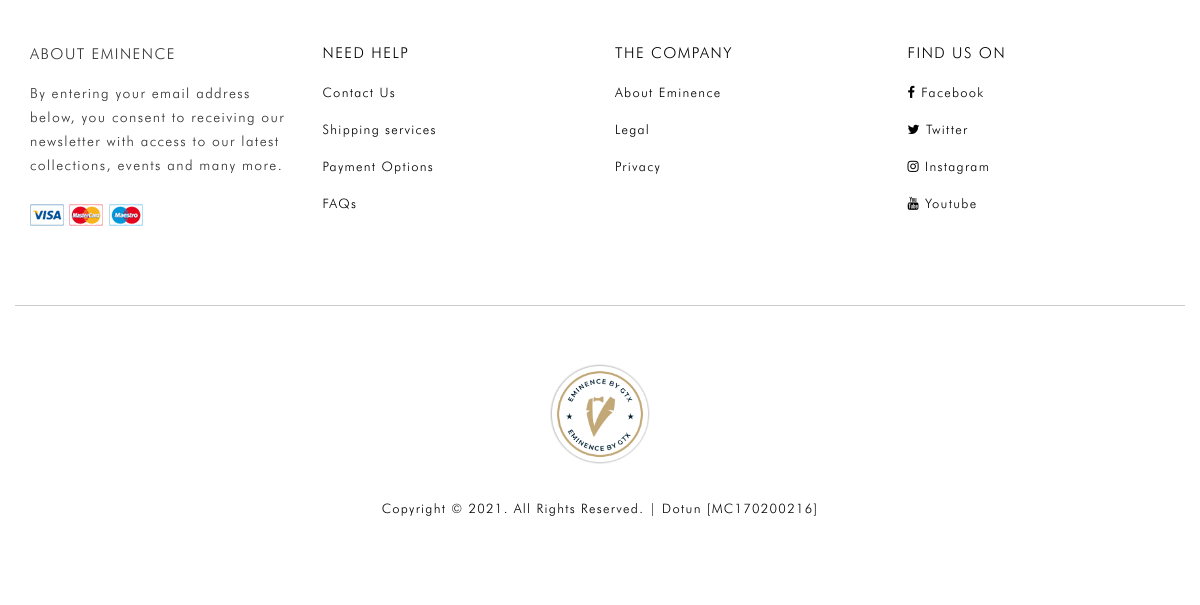
The page / (signed in, lower part) on the database as committed earlier.
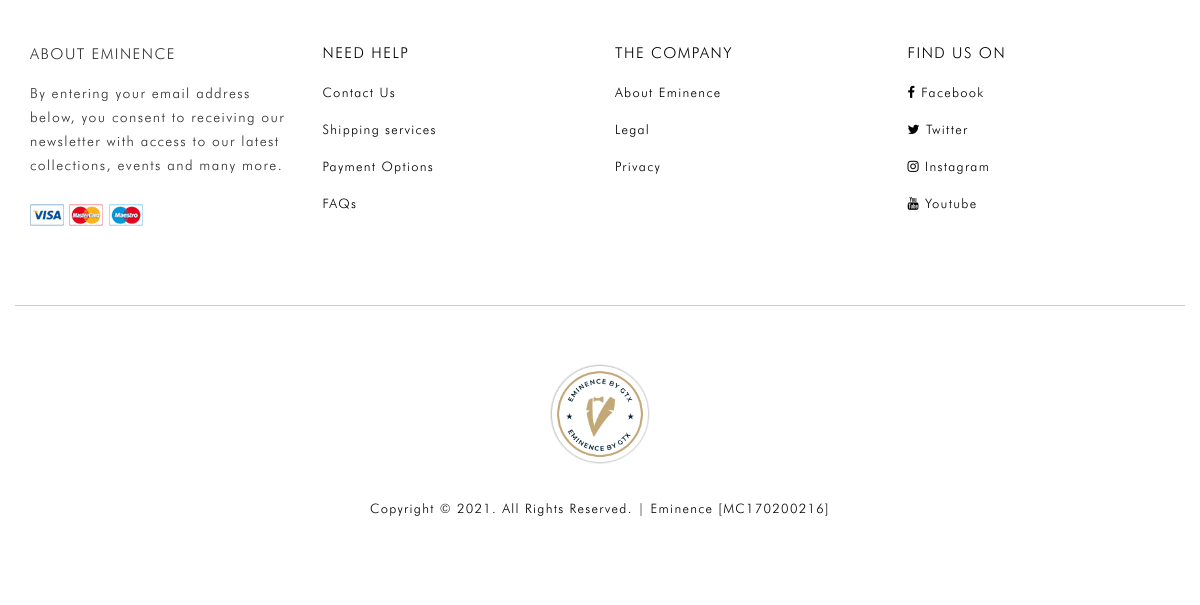
The same page on the database as committed later.
### tables this page shows
CREATE TABLE `tbl_settings` (
  `id` int(11) NOT NULL,
  `logo` varchar(255) NOT NULL,
  `favicon` varchar(255) NOT NULL,
  `footer_about` text NOT NULL,
  `footer_copyright` text NOT NULL,
  `contact_address` text NOT NULL,
  `contact_email` int(11) NOT NULL,
  `contact_phone` varchar(255) NOT NULL,
  `contact_fax` varchar(255) NOT NULL,
  `contact_map_iframe` text NOT NULL,
  `receive_email` varchar(255) NOT NULL,
  `receive_email_subject` varchar(255) NOT NULL,
  `receive_email_thank_you_message` text NOT NULL,
  `forget_password_message` text NOT NULL,
  `total_recent_post_footer` int(10) NOT NULL,
  `total_popular_post_footer` int(10) NOT NULL,
  `total_recent_post_sidebar` int(11) NOT NULL,
  `total_popular_post_sidebar` int(11) NOT NULL,
  `total_featured_product_home` int(11) NOT NULL,
  `total_latest_product_home` int(11) NOT NULL,
  `total_popular_product_home` int(11) NOT NULL,
  `meta_title_home` text NOT NULL,
  `meta_keyword_home` text NOT NULL,
  `meta_description_home` text NOT NULL,
  `banner_login` varchar(255) NOT NULL,
  `banner_registration` varchar(255) NOT NULL,
  `banner_forget_password` varchar(255) NOT NULL,
  `banner_reset_password` varchar(255) NOT NULL,
  `banner_search` varchar(255) NOT NULL,
  `banner_cart` varchar(255) NOT NULL,
  `banner_checkout` varchar(255) NOT NULL,
  `banner_product_category` varchar(255) NOT NULL,
  `banner_blog` varchar(255) NOT NULL,
  `cta_title` varchar(255) NOT NULL,
  `cta_content` text NOT NULL,
  `cta_read_more_text` varchar(255) NOT NULL,
  `cta_read_more_url` varchar(255) NOT NULL,
  `cta_photo` varchar(255) NOT NULL,
  `featured_product_title` varchar(255) NOT NULL,
  `featured_product_subtitle` varchar(255) NOT NULL,
  `latest_product_title` varchar(255) NOT NULL,
  `latest_product_subtitle` varchar(255) NOT NULL,
  `popular_product_title` varchar(255) NOT NULL,
  `popular_product_subtitle` varchar(255) NOT NULL,
  `testimonial_title` varchar(255) NOT NULL,
  `testimonial_subtitle` varchar(255) NOT NULL,
  `testimonial_photo` varchar(255) NOT NULL,
  `blog_title` varchar(255) NOT NULL,
  `blog_subtitle` varchar(255) NOT NULL,
  `newsletter_text` text NOT NULL,
  `paypal_email` varchar(255) NOT NULL,
  `stripe_public_key` varchar(255) NOT NULL,
  `stripe_secret_key` varchar(255) NOT NULL,
  `bank_detail` text NOT NULL,
  `before_head` text NOT NULL,
  `after_body` text NOT NULL,
  `before_body` text NOT NULL,
  `home_service_on_off` int(11) NOT NULL,
  `home_welcome_on_off` int(11) NOT NULL,
  `home_featured_product_on_off` int(11) NOT NULL,
  `home_latest_product_on_off` int(11) NOT NULL,
  `home_popular_product_on_off` int(11) NOT NULL,
  `home_testimonial_on_off` int(11) NOT NULL,
  `home_blog_on_off` int(11) NOT NULL,
  `newsletter_on_off` int(11) NOT NULL,
  `ads_above_welcome_on_off` int(1) NOT NULL,
  `ads_above_featured_product_on_off` int(1) NOT NULL,
  `ads_above_latest_product_on_off` int(1) NOT NULL,
  `ads_above_popular_product_on_off` int(1) NOT NULL,
  `ads_above_testimonial_on_off` int(1) NOT NULL,
  `ads_category_sidebar_on_off` int(1) NOT NULL
);

### index.php (the view, shortened to what this page needs)
<?php require_once('header.php'); ?>
<?php require_once('footer.php'); ?>

### index.php (the view, shortened to what this page needs)
<?php require_once('header.php'); ?>
<?php require_once('footer.php'); ?>

### footer.php (shortened to what this page needs)
<?php
$statement = $pdo->prepare("SELECT * FROM tbl_settings WHERE id=1");
$statement->execute();
$result = $statement->fetchAll(PDO::FETCH_ASSOC);
foreach ($result as $row)
{
	$footer_copyright = $row['footer_copyright'];
}
?>
<div class="footer-bottom media-bottom">
	<div class="container">
		<div class="row">
			<div class="col-md-3 col-sm-6 col-xs-12 footer-end">
				<h4>About Eminence</h4>
				<p>By entering your email address below, you consent to receiving our newsletter with access to our latest collections, events and many more.</p>
				<ul class="d-flex flex-row align-items-center justify-content-start">
					<li><a href="#"><img src="assets/img/card_1.jpg" alt=""></a></li>
					<li><a href="#"><img src="assets/img/card_2.jpg" alt=""></a></li>
					<li><a href="#"><img src="assets/img/card_3.jpg" alt=""></a></li>
				</ul>
			</div>
			<div class="col-md-3 col-sm-6 col-xs-12 copyright footer-end">
				<h4>need help</h4>
				<ul>
					<li><a href="contact.php">Contact Us</a></li>
					<li><a href="#">Shipping services</a></li>
					<li><a href="#">Payment Options</a></li>
					<li><a href="faq.php">FAQs</a></li>
				</ul>
			</div>
			<div class="col-md-3 col-sm-6 col-xs-12 copyright footer-end">
				<h4>the company</h4>
				<ul>
					<li><a href="about.php">About Eminence</a></li>
					<li><a href="legal.php">Legal</a></li>
					<li><a href="privacy.php">Privacy</a></li>
				</ul>
			</div>
			<div class="col-md-3 col-sm-6 col-xs-12 copyright footer-end">
				<h4>find us on</h4>
				<ul>
					<li><a href="#"><i class="fa fa-facebook"></i>Facebook</a></li>
					<li><a href="#"><i class="fa fa-twitter"></i>Twitter</a></li>
					<li><a href="#"><i class="fa fa-instagram"></i>Instagram</a></li>
					<li><a href="#"><i class="fa fa-youtube"></i>Youtube</a></li>
				</ul>
			</div>
		</div>
	</div>
</div>
<div class="footer-bottom">
	<div class="container">
		<div class="row">
			<div class="col-md-12 copyright bottom-hr">
				<a href="index.php"><img src="assets/img/eminence-3.png" alt="logo image" width="100px"></a><br>
				<?php echo $footer_copyright; ?>
			</div>
		</div>
	</div>
</div>
</body>
</html>

Rows that differ between the two databases and show on the page:
changed tbl_settings: footer_copyright "Copyright © 2021. All Rights Reserved. | Dotun [MC170200216]" → "Copyright © 2021. All Rights Reserved. | Eminence [MC170200216]"
